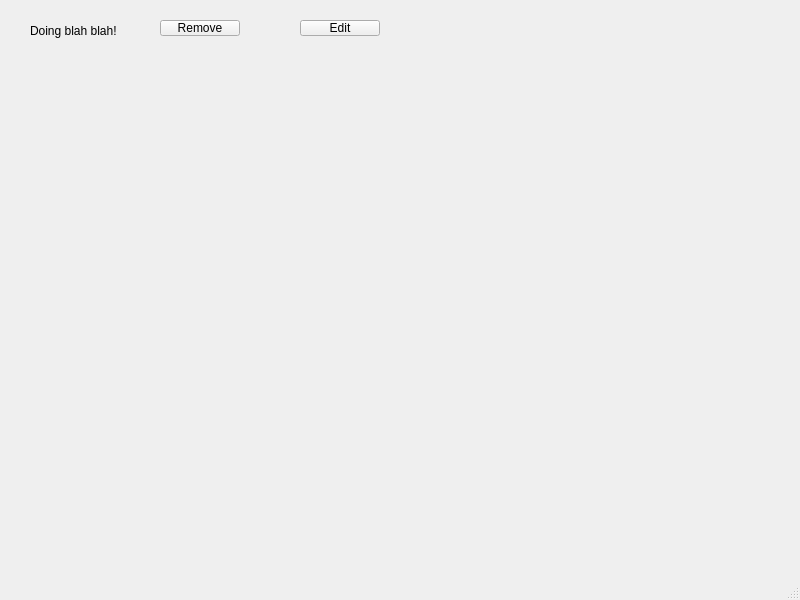
<?xml version="1.0" encoding="UTF-8"?>
<ui version="4.0">
 <class>Event</class>
 <widget class="QMainWindow" name="Event">
  <property name="geometry">
   <rect>
    <x>0</x>
    <y>0</y>
    <width>800</width>
    <height>600</height>
   </rect>
  </property>
  <property name="windowTitle">
   <string>MainWindow</string>
  </property>
  <widget class="QWidget" name="centralwidget">
   <widget class="QLabel" name="label">
    <property name="geometry">
     <rect>
      <x>30</x>
      <y>20</y>
      <width>161</width>
      <height>21</height>
     </rect>
    </property>
    <property name="text">
     <string>Doing blah blah!</string>
    </property>
   </widget>
   <widget class="QPushButton" name="removeButton">
    <property name="geometry">
     <rect>
      <x>160</x>
      <y>20</y>
      <width>80</width>
      <height>16</height>
     </rect>
    </property>
    <property name="text">
     <string>Remove</string>
    </property>
   </widget>
   <widget class="QPushButton" name="editButton">
    <property name="geometry">
     <rect>
      <x>300</x>
      <y>20</y>
      <width>80</width>
      <height>16</height>
     </rect>
    </property>
    <property name="text">
     <string>Edit</string>
    </property>
   </widget>
  </widget>
  <widget class="QMenuBar" name="menubar">
   <property name="geometry">
    <rect>
     <x>0</x>
     <y>0</y>
     <width>800</width>
     <height>17</height>
    </rect>
   </property>
  </widget>
  <widget class="QStatusBar" name="statusbar"/>
 </widget>
 <resources/>
 <connections/>
</ui>
